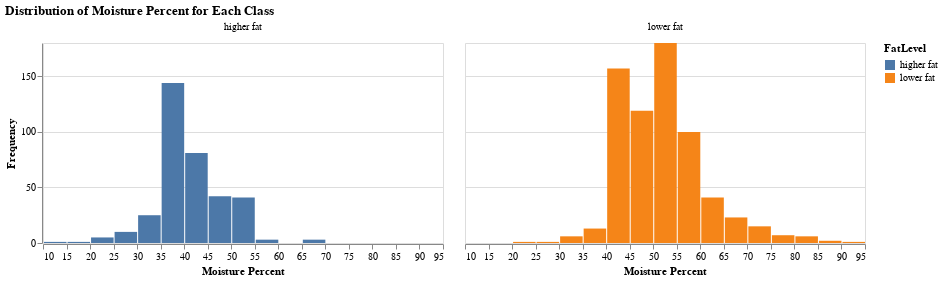

This figure's notebook cell:
### Markdown cell above
Let's visualize the same feature, but in this time we add target classes and check the distribution of each class.

### Code cell
# Generating histogram for each class of Fat Level based on Moisture Percent
plot2 = alt.Chart(df, width = 400, height = 200).mark_bar().encode(
            x = alt.X('MoisturePercent', bin = alt.Bin(maxbins = 30), title = 'Moisture Percent'),
            y = alt.Y('count()', title = 'Frequency'),
            color = alt.Color('FatLevel'),
            column = alt.Column('FatLevel', title = None)
).properties(title = 'Distribution of Moisture Percent for Each Class' )
display(plot2)

# Ctreating figure number
print(color.BOLD + color.BLUE + "Firgue 2: Distribution of Moisture Percent for Each Class\n" + color.END)

### Figure 1 — Vega-Lite specification as saved in the notebook (floating-point values rounded to 4 significant figures; data arrays with more than 128 entries replaced by an {"elided": "..."} marker saying what was removed)
{"config": {"view": {"continuousWidth": 400, "continuousHeight": 300}}, "data": {"name": "data-7fffcded5e462374e772a18e6d61ca37"}, "mark": "bar", "encoding": {"color": {"type": "nominal", "field": "FatLevel"}, "column": {"type": "nominal", "field": "FatLevel", "title": null}, "x": {"type": "quantitative", "bin": {"maxbins": 30}, "field": "MoisturePercent", "title": "Moisture Percent"}, "y": {"type": "quantitative", "aggregate": "count", "title": "Frequency"}}, "height": 200, "title": "Distribution of Moisture Percent for Each Class", "width": 400, "$schema": "https://vega.github.io/schema/vega-lite/v4.8.1.json", "datasets": {"data-7fffcded5e462374e772a18e6d61ca37": {"elided": "1042 records"}}}
